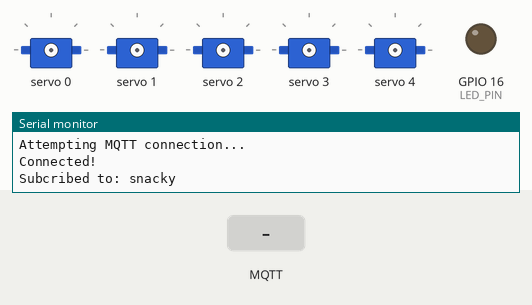
Simulated run of this sketch. Board: ESP8266 (NodeMCU). Parts: 5 × servo, output pins drawn as LEDs (lit = HIGH), the last lines printed to the serial monitor. The inputs (shaded band) are chosen by the test bench. WiFi joins after 1.5 s; servers stay silent unless stated; no MQTT or app messages arrive unless stated.

Above: at 2.7 s.
2.8 s: MQTT message "," arrives on the first subscribed topic
At 9.5 s:
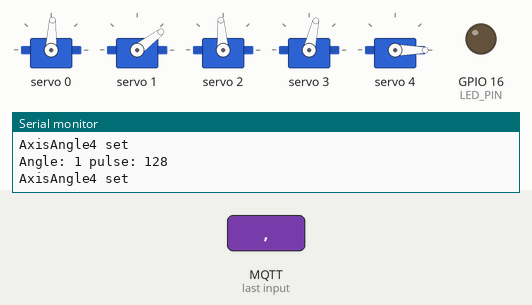
At 17.0 s:
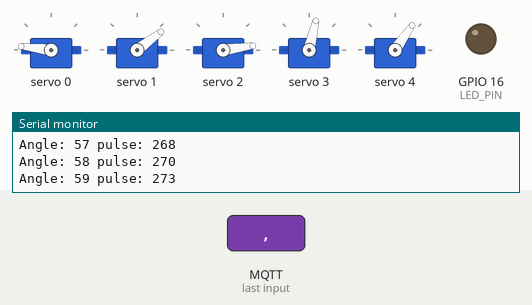
Timing chart, 0 to 22.6 s (numbered marks = the images above; inputs shaded):
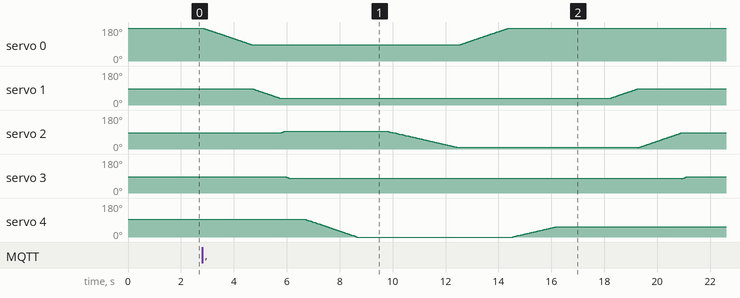

The sketch:

snack-robot.ino
```cpp
/*******************************************************************
  Connect to local MQTT server with a Bot

  ESP8266 library from https://github.com/esp8266/Arduino

  Created for noycebru www.twitch.tv/noycebru
 *******************************************************************/
#include "robot.h"
#include "robot_wifi.h"
#include <ESP8266WiFi.h>
#include <PubSubClient.h>
#include <Wire.h>
#include <Adafruit_PWMServoDriver.h>

//------------------------------
WiFiClient wiFiClient;
PubSubClient client(wiFiClient); // MQTT client
Adafruit_PWMServoDriver pwm = Adafruit_PWMServoDriver(0x40, Wire);

// Global variables
int axisAngle1 = 180; // rotating base
int axisAngle2 = 90; // lower arm
int axisAngle3 = 90; // horizontal arm
int axisAngle4 = 90; // ???
int axisAngle5 = 100; // pincher

int axisAngles[] = {180, 90, 90, 90, 100};

// Put your setup code here, to run once:
void setup() {

  setupSerial();

  setupPins();

  setupWIFI();

  setupMQTT();

  setupSnackBot();
}

void setupSerial() {
  Serial.begin(115200);
  Serial.println();
}

void setupPins() {
    pinMode(LED_PIN, OUTPUT);
}

void setupWIFI() {
  // Attempt to connect to Wifi network:
  Serial.print("Connecting Wifi: ");
  Serial.println(WIFI_SSID);

  WiFi.begin(WIFI_SSID, WIFI_PASSWORD);

  while (WiFi.status() != WL_CONNECTED) {
    Serial.print(".");
    delay(500);
  }

  Serial.println("");
  Serial.println("WiFi connected");
  Serial.println("IP address: ");

  IPAddress ip = WiFi.localIP();
  Serial.println(ip);
}

void setupMQTT() {
  client.setServer(MQTT_BROKER.c_str(), MQTT_PORT);
  client.setCallback(callback);// Initialize the callback routine
}

void setupSnackBot() {
  //SnackBot
  Wire.begin(SDA_PIN, SCL_PIN);
  pwm.begin();
  pwm.setPWMFreq(PWM_FREQ); // ada fruit mentions 50hz
  yield();
}

void loop() {
  // Check to make sure we are connected to the mqtt server
  reconnectClient();

  // Tell the mqtt client to process its loop
  client.loop();
}

// Reconnect to client
void reconnectClient() {
  // Loop until we're reconnected
  while (!client.connected()) {
    Serial.println("Attempting MQTT connection...");
    // Attempt to connect
    if(client.connect(MQTT_ID.c_str())) {

      Serial.println("Connected!");

      for(int i=0;i < MQTT_TOPIC_COUNT;i++){
        client.subscribe(MQTT_TOPIC[i].c_str());
        Serial.print("Subcribed to: ");
        Serial.println(MQTT_TOPIC[i]);
      }
    } else {
      Serial.println(" try again in 5 seconds");
      // Wait before retrying
      delay(MQTT_RECONNECT_DELAY);
    }
    Serial.println('\n');
  }
}

int angleToPulse(const int angle) {
  // Map angle of 0 to 180 to Servo min and Servo max
  const int pulse = map(angle, 0, 180, SERVO_MIN, SERVO_MAX);
  Serial.print("Angle: "); Serial.print(angle);
  Serial.print(" pulse: "); Serial.println(pulse);

  return pulse;
}

void setServoAngle(const int servoId, const int angle, int delayTime=20) {

  if (axisAngles[servoId] >= angle)
  {
    for (axisAngles[servoId]; axisAngles[servoId] > angle; axisAngles[servoId]--)
    {
      delay(delayTime);
      pwm.setPWM(servoId, 0, angleToPulse(axisAngles[servoId])); //
      Serial.printf("AxisAngle%d set\n", servoId);
    }
  }
  else if (axisAngles[servoId] < angle)
  {
    for (axisAngles[servoId];axisAngles[servoId] < angle; axisAngles[servoId]++)
    {
      delay(delayTime);
      pwm.setPWM(servoId, 0, angleToPulse(axisAngles[servoId]));
    }
  }
}

// Handle incomming messages from the broker
void callback(char* topic, byte* payload, unsigned int length) {
  String response;
  String msgTopic = String(topic);

  Serial.println("topic received message:");
  Serial.println(msgTopic);

  for (int i = 0; i < length; i++) {
    response += (char)payload[i];
  }
  Serial.print("Message arrived [");
  Serial.print(topic);
  Serial.println("] ");
  Serial.println(response);

  // We need to set the default time for the older message format
  long activateTime = ACTIVATE_TIME_DEFAULT;

  // This is quick and dirty with minimal input checking
  // We are the only ones sending this data so we shouldn't have to worry
  if (response.indexOf(",") != -1) {
    // It looks like we are receiving the new format so try and parse the activation time
    int delimiterLocation = response.indexOf(",");
    activateTime = response.substring(delimiterLocation + 1, response.length()).toFloat();
  }

  // We need to turn the robot on
  activateRobot(activateTime);
}

void activateRobot(long activateTime) {

  Serial.print("activateRobot called: ");
  Serial.println(activateTime);

  // We need to move the arm and grab some snacks
  setServoAngle(0, 90);
  setServoAngle(1, 40);
  setServoAngle(2, 100);
  setServoAngle(3, 80);
  // delay half a second before we close the hand servo
  delay(500);
  setServoAngle(4, 0);

  // Now we need to move the arm back
  delay(1000);
  setServoAngle(2, 10, 30);
  setServoAngle(0, 180);
  setServoAngle(4, 60, 30);
  delay(2000);
  setServoAngle(1, 90);
  setServoAngle(2, 90);
  setServoAngle(3, 90);

  Serial.println("activateRobot completed!");
  Serial.println("\n");
}
```

robot.h
```cpp
/*******************************************************************
  Connect to local MQTT server with a Bot

  Created with code from noycebru www.twitch.tv/noycebru
 *******************************************************************/

#ifndef SNACK_MACHINE_H
#define SNACK_MACHINE_H

// Configure your default pin numbers
const int LED_PIN = 16;
const int SDA_PIN = 4;
const int SCL_PIN = 5;

// Servo configurations
const int PWM_FREQ = 60;
const int SERVO_MIN = 125; // can be adjusted
const int SERVO_MAX = 575; // can be adjusted

// The amount of time to activate the robot
const int ACTIVATE_TIME_DEFAULT = 10000; // time in ms

//------- Update the following! ------
const String MQTT_ID = "snack-robot-001"; // ID for this client when connecting to MQTT
const String MQTT_BROKER = "192.168.1.22"; // Hostname or IP of your MQTT server
const int MQTT_PORT = 1883; // Set the port used by your MQTT server
const int MQTT_RECONNECT_DELAY = 5000; // Time in ms to wait between reconnect attempts
const int MQTT_TOPIC_COUNT = 1; // This should match the number of topics you wish to subscribe to
const String MQTT_TOPIC[MQTT_TOPIC_COUNT] = {"snacky"}; // The topic name you wish to listen for

#endif
```

robot_wifi.h
```cpp
/*******************************************************************
  Connect to local MQTT server with a Bot

  Created with code from noycebru www.twitch.tv/noycebru
 *******************************************************************/

#ifndef ROBOT_WIFI_H
#define ROBOT_WIFI_H

//------- Update the following! ------
char WIFI_SSID[] = "";       // your network SSID (name)
const char WIFI_PASSWORD[] = "";  // your network key

#endif
```
